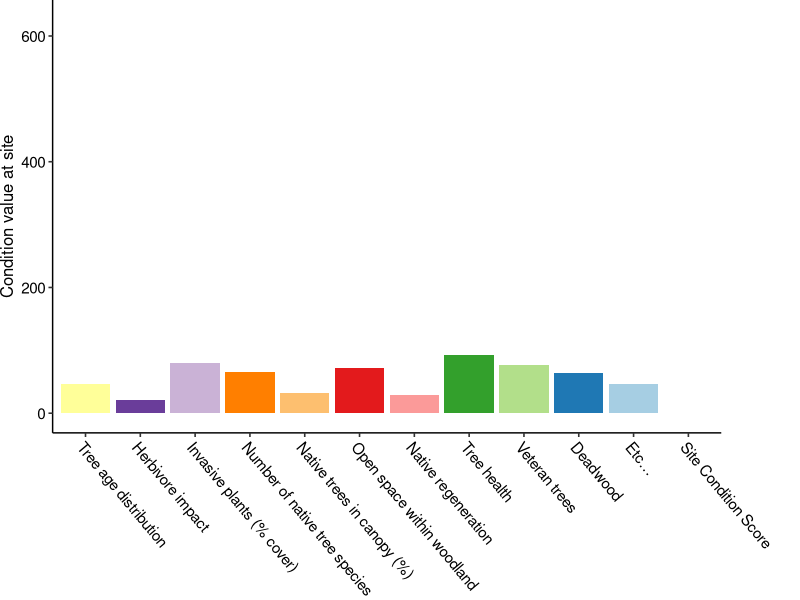

Here is the R script that generated this plot:
# Ewan McHenry
##------ Fri Mar 10 12:03:15 2023 ------##
# make figures etc explaining the process for getting from measurements of woodland condition indicies to overall condition score
# se


# LIBRARIES ---------------------------------------------------------------
library(tidyverse)
library(htmltools) # for html text rendering in ggplot aes()
library(ggpubr)
library(RColorBrewer)

# CONDITION INDICY VALUES ---------------------------------------------

# generate data ---- 
set.seed(54-46)
con.vals.df = data.frame(ind = factor(c("Tree age distribution",
                                        "Herbivore impact",
                                        "Invasive plants (% cover)",
                                        "Number of native tree species", 
                                        "Native trees in canopy (%)",
                                        "Open space within woodland", 
                                        "Native regeneration",
                                        "Tree health",
                                        "Veteran trees",
                                        "Deadwood",
                                        "Etc…"))
)
con.vals.df$ind = factor(con.vals.df$ind, levels = unique(con.vals.df$ind))

con.vals.df$value = runif(length(con.vals.df$ind), 0,100) %>% round(0)
con.vals.df$weight = runif(length(con.vals.df$ind), 0,100) %>% round(0)
con.vals.df$measure = con.vals.df$value/con.vals.df$weight
con.vals.df$total = "Site Condition Score" # helper for stack

# plot options ---- 
colorCount = length(unique(con.vals.df$ind))
getPalette = colorRampPalette(brewer.pal(colorCount, "Paired"))
type.names = unique(con.vals.df$ind)
text.fact = 1

# plot indocator values sepearatly - p.indicator ----
p.indicator <- ggplot(con.vals.df, aes(fill = ind, x = ind, y = value, 
                                       text = map(paste0("<b>", ind, "</b>", "<br>", " Value =", value, " %"), HTML)))+
  geom_bar( stat="identity", ) +
  #ggtitle()+
  theme_pubr() +
  scale_x_discrete(name = NULL) +
  scale_y_continuous(name = "Value for this site's condition") +
  labs(fill = "Indicator") + 
  scale_fill_manual(values=rev(getPalette(colorCount)),
                    labels=(type.names)) +
  theme(text = element_text(family = "sans"), 
        legend.position = "right",
        plot.title = element_text(size = 14  *text.fact, face = "bold"),
        plot.subtitle = element_text(size = 8 *text.fact),
        legend.text =  element_text(size = 11 *text.fact),
        legend.title = element_blank(),
        axis.text.y = element_text(size = 11 *text.fact),
        axis.text.x = element_text(size = 11 *text.fact, angle = 310, hjust = 0),
        axis.title.y =  element_text(size = 12 *text.fact),
        axis.title.x =  element_blank(),
  )
# plot stack indicator values - p.indicator.stack ----
p.indicator.stack <- ggplot(con.vals.df, aes(fill = ind, x = total, y = value, 
                                             text = map(paste0("<b>", ind, "</b>", "<br>", " Value =", value, " %"), HTML)))+
  geom_bar( stat="identity", )+
  #ggtitle()+
  theme_pubr()+
  scale_x_discrete(name = NULL)+
  scale_y_continuous(name = "Site condition score")+
  labs(fill = "Indicator")+
  scale_fill_manual(values=rev(getPalette(colorCount)),
                    labels=(type.names))+
  theme(text = element_text(family = "sans"),
        legend.position = "right",
        plot.title = element_text(size = 14  *text.fact, face = "bold"),
        plot.subtitle = element_text(size = 8 *text.fact),
        legend.text =  element_text(size = 11 *text.fact),
        legend.title = element_blank(),
        axis.text.y = element_text(size = 11 *text.fact),
        axis.text.x = element_text(size = 11 *text.fact, angle = 310, hjust = 0),
        axis.title.y =  element_text(size = 12 *text.fact),
        axis.title.x =  element_blank(),
  )

# plot sep + stack indicator values - p.indicator.sep_stack ----


gg.bar.sep_stack <- function(
    df = con.vals.df,
    scale.sum = F, stack.alpha = 0, sep.alpha = 1 , big.y_lim = T){
    
    y_lim = c(0,100)
    if(big.y_lim){
      y_lim[2] = sum(df$value)
    }
    
    df2 <-  df
    df2$total  <-  df$ind
    df2  <-  rbind(df2,df)
    df2$total<- factor(df2$total, levels = unique(df2$total))
    
    df2$plot.val <- df$value
    if(scale.sum){
      df2$plot.val[df2$total == df$total[1]] <-  df2$plot.val[df2$total == df$total[1]]/
        dim(df)[1]
    }
    
    df2$alpha.val <-  sep.alpha
    df2$alpha.val[df2$total == df$total[1]] <- stack.alpha
    
    ggplot(df2, aes(fill = ind, x = total, y = plot.val, 
                             text = map(paste0("<b>", ind, "</b>", "<br>", " Value =", plot.val, " %"), HTML),
                             alpha = alpha.val),) +
      geom_bar( stat="identity", )+
      #ggtitle()+
      theme_pubr()+
      scale_x_discrete(name = NULL)+
      scale_y_continuous(name = "Condition value at site")+
      scale_alpha(range = c(0, 1), guide='none')+
      labs(fill = "Indicator")+
      scale_fill_manual(values=rev(getPalette(colorCount)),
                        labels=(type.names))+
      theme(text = element_text(family = "sans"),
            legend.position = "none",
            plot.title = element_text(size = 14  *text.fact, face = "bold"),
            plot.subtitle = element_text(size = 8 *text.fact),
            legend.text =  element_text(size = 11 *text.fact),
            legend.title = element_blank(),
            axis.text.y = element_text(size = 11 *text.fact),
            axis.text.x = element_text(size = 11 *text.fact, angle = 310, hjust = 0),
            axis.title.y =  element_text(size = 12 *text.fact),
            axis.title.x =  element_blank(),
            plot.margin =  margin(0, 2, 0, 0, "cm")
      )
  }
  
  gg.bar.sep_stack(df = con.vals.df,
                scale.sum = F, 
                stack.alpha = 0, sep.alpha = 1, 
                big.y_lim = T )

  
  
  